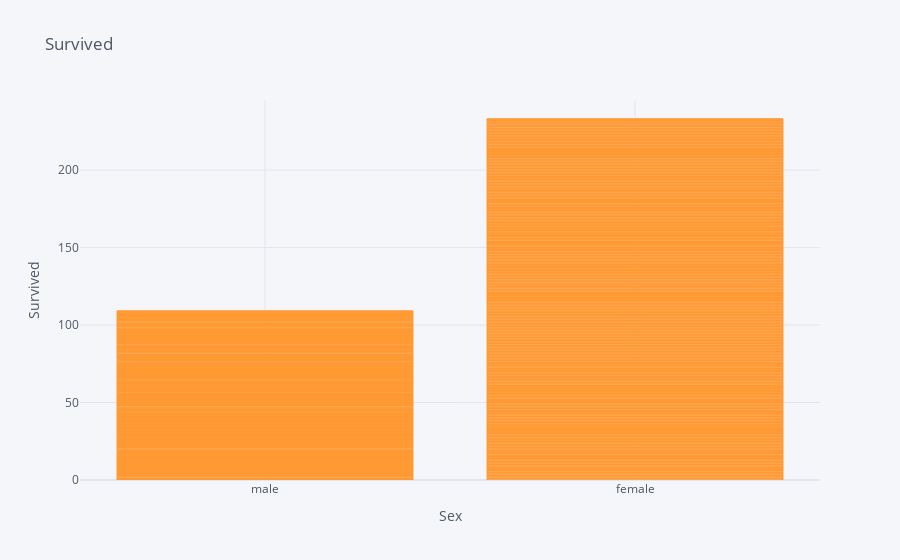

The notebook cell this image was saved under:
### Code cell
titanic.iplot(kind = 'bar', x = 'sex', y='survived', title = 'Survived', xTitle = 'Sex', yTitle = 'Survived')

### Figure 1 — Plotly figure (JSON) as saved in the notebook; plotly's stock layout.template omitted (floating-point values rounded to 4 significant figures; data arrays with more than 128 entries replaced by an {"elided": "..."} marker saying what was removed)
{"data": [{"marker": {"color": "rgba(255, 153, 51, 0.6)", "line": {"color": "rgba(255, 153, 51, 1.0)", "width": 1}}, "name": "survived", "orientation": "v", "text": "", "type": "bar", "x": {"elided": "891 str values"}, "y": {"elided": "891 int values"}}], "layout": {"legend": {"bgcolor": "#F5F6F9", "font": {"color": "#4D5663"}}, "paper_bgcolor": "#F5F6F9", "plot_bgcolor": "#F5F6F9", "title": {"font": {"color": "#4D5663"}, "text": "Survived"}, "xaxis": {"gridcolor": "#E1E5ED", "showgrid": true, "tickfont": {"color": "#4D5663"}, "title": {"font": {"color": "#4D5663"}, "text": "Sex"}, "zerolinecolor": "#E1E5ED"}, "yaxis": {"gridcolor": "#E1E5ED", "showgrid": true, "tickfont": {"color": "#4D5663"}, "title": {"font": {"color": "#4D5663"}, "text": "Survived"}, "zerolinecolor": "#E1E5ED"}}}
